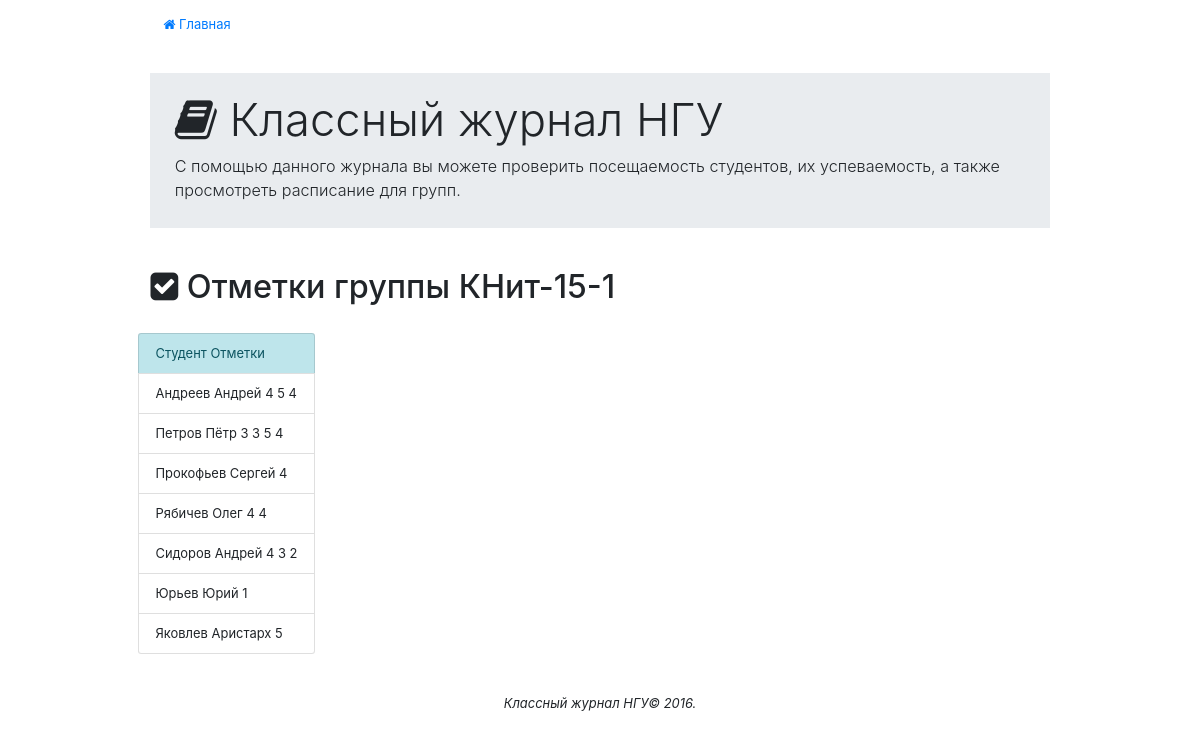
/content/marks.php?group=КНит-15-1, run on the app's committed database.
### tables this page shows
CREATE TABLE IF NOT EXISTS `marks` (
  `groupName` text NOT NULL,
  `studentName` text NOT NULL,
  `marks` text NOT NULL
);

### content/marks.php (the view, shortened to what this page needs)
<?php
	include("../connection/connection.php");
	include("../template/header.php");
	if(isset($_REQUEST["group"]))
		$chosenGroup = $_REQUEST["group"];
	else
		$chosenGroup = $_SESSION['logged_user'];
	$q = "SELECT * FROM `marks` WHERE `groupName` = '$chosenGroup' ORDER BY `studentName`";
	$result = mysqli_query($connection,$q);
	$data = mysqli_fetch_array($result)
?>
<div class = "content">
	<h1 class="text-xs-center"><i class="fa fa-check-square" aria-hidden="true"></i> Отметки группы <?php echo $data["groupName"];?></h1>
	<br>
	<div class = "row" >
		<div class = "col-xs-6">
			<?php
				if(isset($data["groupName"])){
			?>
			<ul class="list-group">
				<li class="list-group-item list-group-item-info">
					Студент
					<span class="float-xs-right ">Отметки</span>
				</li>
				<?php
					do{
						$marks = explode(" ", $data["marks"]);
				?>
				<li class="list-group-item">
					<?php
					  	echo $data["studentName"];
					  	for($i = count($marks)-1; $i >= 0; $i--){
					?>
					<span class="tag  tag-pill float-xs-right
																<?php
																	if($marks[$i] < 3)
																		echo "tag-danger";
																	else if($marks[$i] > 3)
																		echo "tag-success";
																	else
																		echo "tag-warning";
																?> ">
						<?php
							echo $marks[$i];
						?>
					</span>
					<?php
						}
					?>
				</li>
					<?php
					 	}while($data = mysqli_fetch_array($result));
					?>
			</ul>
			<?php
				}else
					echo "<br><p class = 'text-xs-center'>Отметки для выбранной вами группы ещё не выставлены.</p>";
			?>
		</div>
	</div>
</div>
<?php include("../template/footer.php"); ?>

### template/header.php (shortened to what this page needs)
<!DOCTYPE html>
<html lang="en">
<head>
     <link rel="stylesheet" href="https://maxcdn.bootstrapcdn.com/bootstrap/4.0.0-alpha.5/css/bootstrap.min.css">
	<link href="https://maxcdn.bootstrapcdn.com/font-awesome/4.6.3/css/font-awesome.min.css" rel="stylesheet">
</head>
<body >
	<div class="container">
		<?php
			function active($page){
				if(strpos($_SERVER["SCRIPT_NAME"], $page) !== false){
					echo "active";
				}
			}
		?>
		<ul class="nav nav-pills">
			<?php
				if(!isset($_SESSION['logged_user'])){
			?>
			<li class="nav-item">
				<a class="nav-link <?php active("index.php"); ?>" href="../index.php"><i class="fa fa-home" aria-hidden="true"></i> Главная</a>
			</li>
			<?php
				}
			?>
		</ul>
		<div class="jumbotron jumbotron-fluid">
			<div class="container">
				<h1 class="display-4"><i class="fa fa-book" aria-hidden="true"></i> Классный журнал НГУ</h1>
				<p class="lead">С помощью данного журнала вы можете проверить посещаемость студентов, их успеваемость, а также просмотреть расписание для групп.</p>
			</div>
		</div>

### template/footer.php (shortened to what this page needs)
	<footer>
		Классный журнал НГУ&copy <?php echo date('Y') ?>.
	</footer>
</div>
</body>
</html>

### template/header.php (style rules this page uses)
.container { margin-top: 10px; }
.jumbotron { margin-top: 40px; padding: 15px; margin-bottom: 50px }
html { height: 100%; zoom: 90%; }
body { height: 98%; zoom: 90%; }
body > .container { display: flex; flex-direction: column; height: 100%; }
.content { flex: 1 0 auto; }
footer { text-align: center; font-style: italic; flex: 0 0 auto; }

### data on the page
marks: groupName "КНит-15-1", studentName "Андреев Андрей", marks "4", marks "5"
marks: studentName "Петров Пётр", marks "3", marks "5", marks "4"
marks: studentName "Прокофьев Сергей", marks "4"
marks: studentName "Рябичев Олег", marks "4"
marks: studentName "Сидоров Андрей", marks "4", marks "3", marks "2"
marks: studentName "Юрьев Юрий", marks "1"
marks: studentName "Яковлев Аристарх", marks "5"
